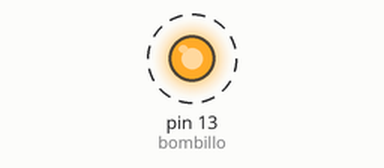
Bench run of a sketch on a simulated Arduino Uno, built with avr-gcc and run on an emulated ATmega328P. On the bench: output pins drawn as LEDs (lit = HIGH). Dashed ring = blinking.

Above: at 0.2 s.
Timing chart, 0 to 4.6 s (numbered marks = the images above):
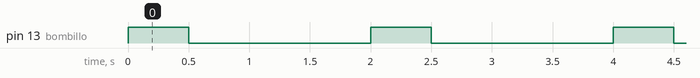

Measured:
- by itself, pin 13 (bombillo): alternates HIGH for 0.50 s and LOW for 1.5 s

The sketch:

sketch_sep16a_v2.ino
```cpp
int bombillo = 13;
int espera = 500;

void setup() {
  // put your setup code here, to run once:
  pinMode(bombillo, OUTPUT);
}

void loop() {
  // put your main code here, to run repeatedly:
  digitalWrite(bombillo, HIGH);
  delay(espera);
  digitalWrite(bombillo, LOW);
  delay(espera * 3);
}
```
